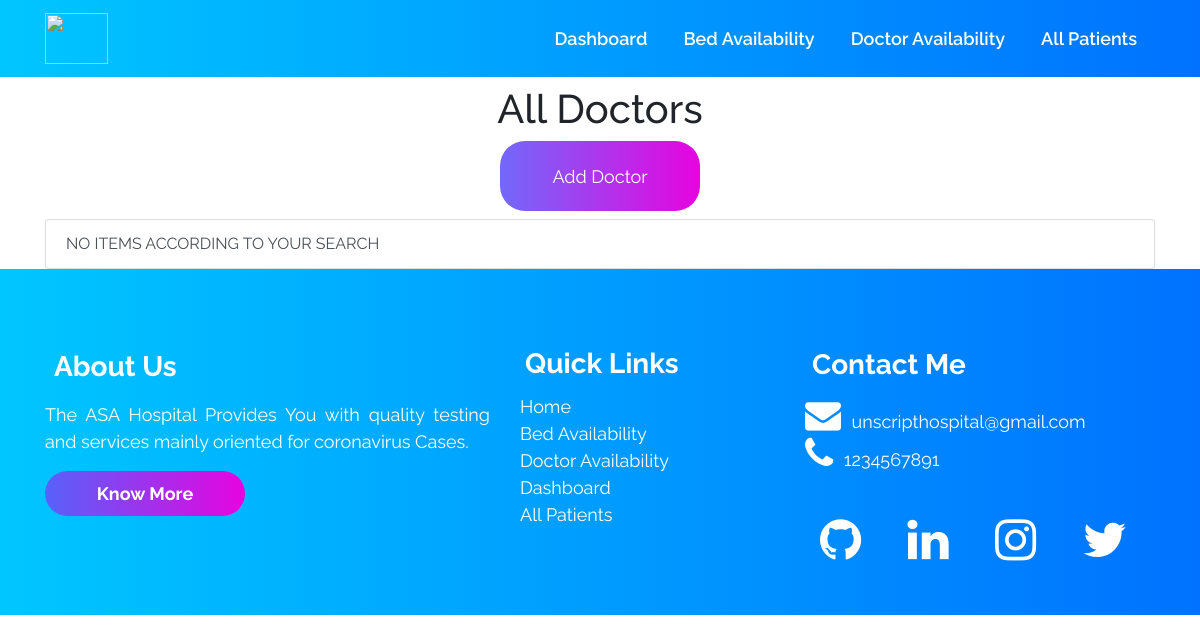
/doctoravailability/, run on an earlier commit of the app's database.
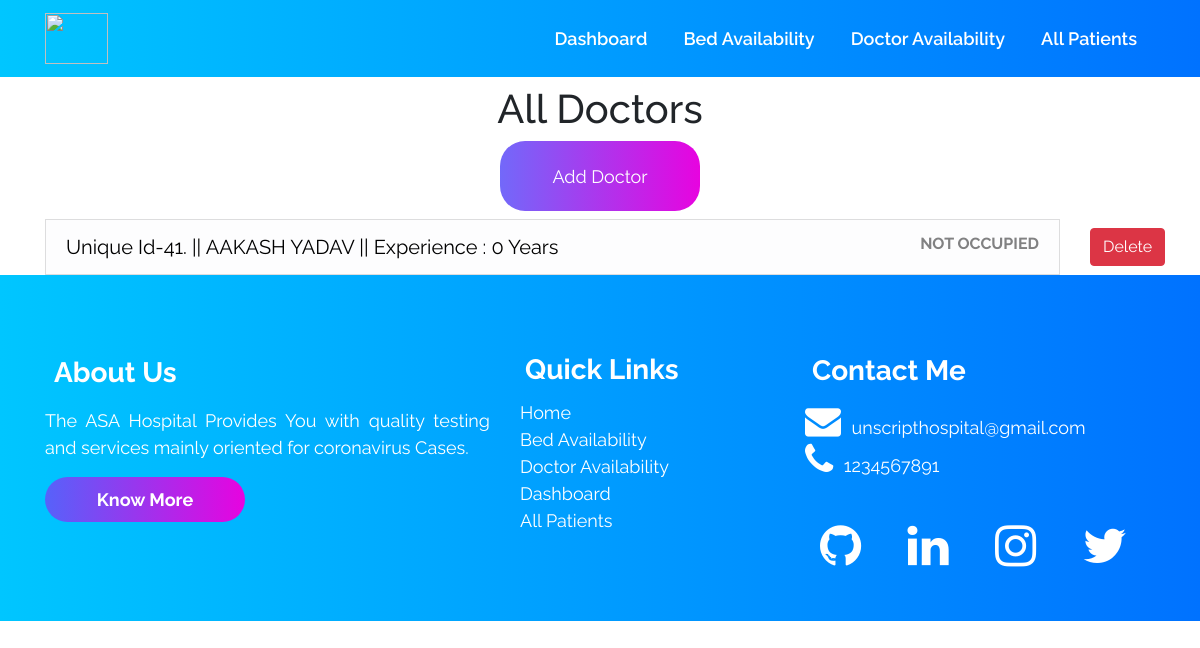
And on a later commit of the database.
### accounts/models.py (models this page shows, shortened)
class Doctor (models.Model):
    doctor_id = models.AutoField(primary_key=True)
    name = models.CharField(max_length=500, default="")
    phone = models.CharField(default="", max_length=500)
    experience_in_years = models.IntegerField(default=0)
    occupied = models.BooleanField(default=False)

### accounts/views.py (the view)
# urls.py: path("doctoravailability/", views.doctoravailability,
def doctoravailability(request):
    all_doctor_objects = Doctor.objects.all()
    context = {
        'all_doctors': all_doctor_objects
    }
    return render(request, 'doctoravailability.html', context)

### templates/doctoravailability.html (shortened to what this page needs)
{% extends 'innerbase.html' %}
{% load static %}
{% block cssLinks %}
<link rel="stylesheet" href="{% static 'css/doctoravailability.css' %}">
{% endblock %}
{% block body %}
<div class="container">
    <h1 class="text-center heading my-2">All Doctors</h1>
    <div class="container text-center my-2">
        <a href="/adddoctor">
            <button class="commonbuttons text-center">Add Doctor</button>
        </a>
    </div>
    <ul class="list-group">
        {% for doctor in all_doctors %}
        <div class="row">
            <div class="col-11">
                <a href="/doctors/{{doctor.doctor_id}}" style="text-decoration: none;">
                    <li class="list-group-item list-group-item-action
                    {% if doctor.occupied %} list-group-item-danger {% else %} list-group-item-light {% endif %}
                    ">
                        <div class="row">
                            <div class="col-md-9 header-of-list">
                                Unique Id-{{doctor.pk}}. || {{doctor.name}} || Experience :
                                {{doctor.experience_in_years}} Years
                            </div>
                            <div class="col-md-3 text-right">
                                <b>
                                    {% if doctor.occupied %} OCCUPIED {% else %} NOT OCCUPIED {% endif %}
                                </b>
                            </div>
                        </div>
                    </li>
                </a>
            </div>
            <div class="col-1 text-center align-self-center">
                <button type="button" class="btn btn-danger" data-bs-toggle="modal" data-bs-target="#exampleModal">
                    Delete
                </button>
            </div>
        </div>
        {% empty %}
        <li class="list-group-item list-group-item-action">NO ITEMS ACCORDING TO YOUR SEARCH</li>
        {% endfor %}
    </ul>
</div>
{% endblock %}

What changed in the data, as far as the page shows it:
added Doctor: pk "41", name "AAKASH YADAV", experience_in_years "0", occupied "NOT OCCUPIED"
Also different on the page:
text no longer shown: "NO ITEMS ACCORDING TO YOUR SEARCH"
